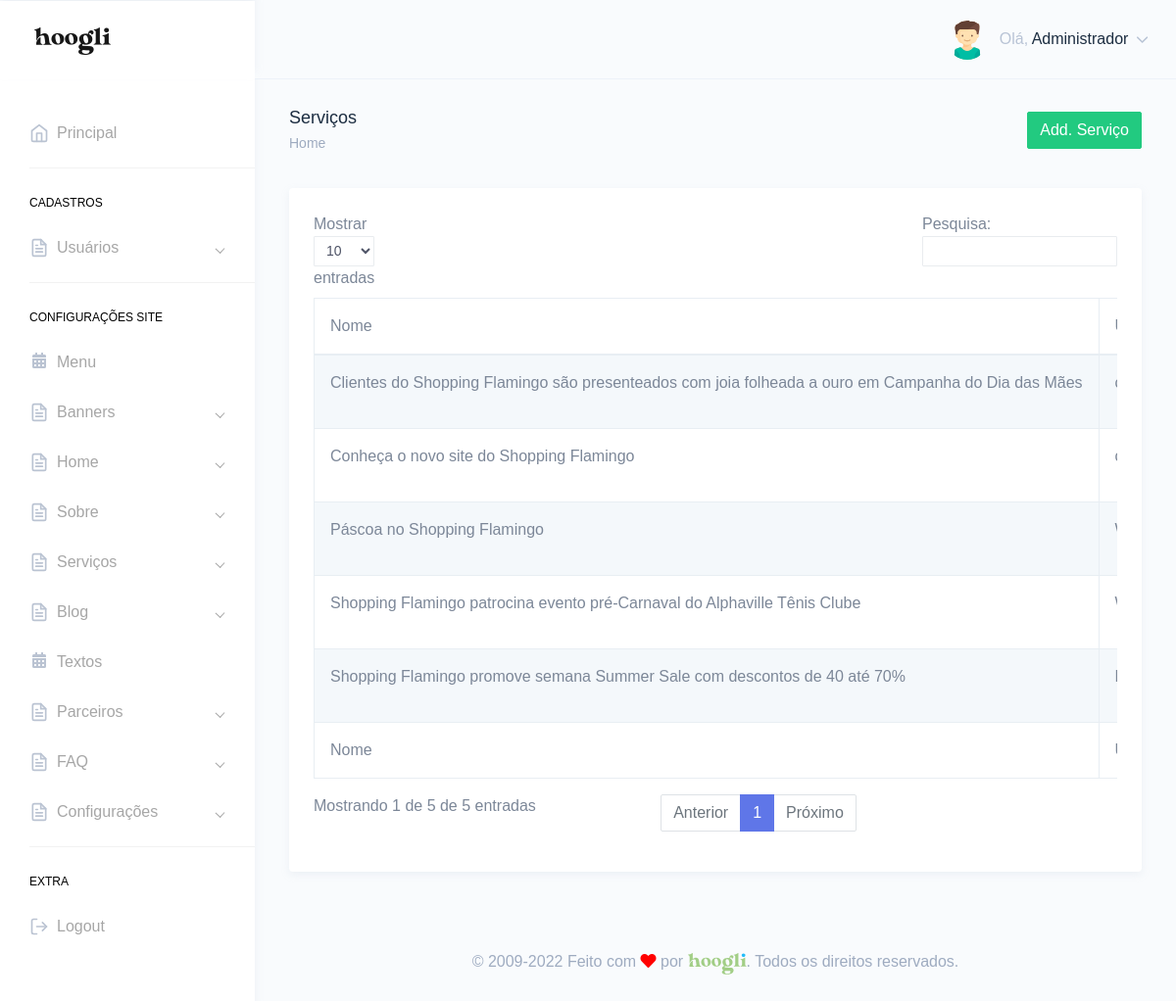
/painel/servicos.php (signed in), run on the app's committed database.
### tables this page shows
CREATE TABLE `tbl_usuarios` (
  `id` int(11) NOT NULL,
  `nome` varchar(250) DEFAULT NULL,
  `email` varchar(250) DEFAULT NULL,
  `telefone` varchar(250) DEFAULT NULL,
  `endereco` varchar(250) DEFAULT NULL,
  `cpf` varchar(100) DEFAULT NULL,
  `login` varchar(100) DEFAULT NULL,
  `senha` varchar(100) DEFAULT NULL,
  `foto` varchar(250) DEFAULT NULL,
  `id_cargo` int(11) DEFAULT NULL,
  `sexo` varchar(2) DEFAULT NULL,
  `perm_cad_usuario` varchar(2) DEFAULT NULL,
  `perm_relatorio` varchar(2) DEFAULT NULL,
  `perm_add_usuario` varchar(2) DEFAULT NULL,
  `perm_edit_usuario` varchar(2) DEFAULT NULL,
  `perm_del_usuario` varchar(2) DEFAULT NULL,
  `perm_cad_contato` varchar(2) DEFAULT NULL,
  `perm_edit_contato` varchar(2) DEFAULT NULL,
  `perm_del_contato` varchar(2) DEFAULT NULL,
  `perm_edit_contato_nf` varchar(3) DEFAULT NULL,
  `perm_pag_principal_rm` varchar(2) DEFAULT NULL,
  `perm_pag_principal_uc` varchar(2) DEFAULT NULL,
  `admin_geral` varchar(2) DEFAULT NULL,
  `data_frase` date DEFAULT NULL,
  `id_frase` int(11) DEFAULT NULL,
  `frase_lida` varchar(2) DEFAULT NULL
);

CREATE TABLE `tbl_servicos` (
  `id` int(11) NOT NULL,
  `titulo` varchar(250) DEFAULT NULL,
  `descricao` text DEFAULT NULL,
  `id_cat` int(11) DEFAULT NULL,
  `meta_title` text DEFAULT NULL,
  `meta_keywords` text DEFAULT NULL,
  `meta_description` text DEFAULT NULL,
  `foto` varchar(250) DEFAULT NULL,
  `url_amigavel` varchar(250) DEFAULT NULL,
  `breve` text DEFAULT NULL,
  `banner_texto` text DEFAULT NULL,
  `sesao1_tem_video` enum('S','N') DEFAULT 'N',
  `sessao1_embed` varchar(255) DEFAULT NULL,
  `sessao1_thumb` varchar(255) DEFAULT NULL,
  `sessao1_video_descricao` text DEFAULT NULL,
  `sessao1_foto` varchar(250) DEFAULT NULL,
  `sessao1_titulo` varchar(250) DEFAULT NULL,
  `sessao1_titulo2` varchar(255) DEFAULT NULL,
  `sessao1_titulo3` varchar(255) DEFAULT NULL,
  `sessao1_texto3` text DEFAULT NULL,
  `sessao1_texto` text DEFAULT NULL,
  `sessao2_foto` varchar(250) DEFAULT NULL,
  `sessao2_titulo` varchar(250) DEFAULT NULL,
  `sessao2_texto` text DEFAULT NULL,
  `sessao2_titulo2` varchar(255) DEFAULT NULL,
  `sessao2_texto2` text DEFAULT NULL,
  `sessao2_botao2` varchar(255) DEFAULT NULL,
  `sessao2_foto2` varchar(255) DEFAULT NULL,
  `sessao2_botao` varchar(255) DEFAULT NULL,
  `sessao3_titulo` varchar(250) DEFAULT NULL,
  `sessao3_titulo2` varchar(255) DEFAULT NULL,
  `sessao3_texto` text DEFAULT NULL,
  `topico1_foto` varchar(250) DEFAULT NULL,
  `topico1_titulo` varchar(250) DEFAULT NULL,
  `topico1_texto` text DEFAULT NULL,
  `topico2_foto` varchar(250) DEFAULT NULL,
  `topico2_titulo` varchar(250) DEFAULT NULL,
  `topico2_texto` text DEFAULT NULL,
  `topico3_foto` varchar(250) DEFAULT NULL,
  `topico3_titulo` varchar(250) DEFAULT NULL,
  `topico3_texto` text DEFAULT NULL,
  `topico4_foto` varchar(250) DEFAULT NULL,
  `topico4_titulo` varchar(250) DEFAULT NULL,
  `topico4_texto` text DEFAULT NULL,
  `sessao4_foto` varchar(250) DEFAULT NULL,
  `sessao4_titulo` varchar(250) DEFAULT NULL,
  `sessao4_titulo2` varchar(255) DEFAULT NULL,
  `sessao4_texto` text DEFAULT NULL,
  `sessao4_icone` varchar(255) DEFAULT NULL,
  `sessao5_titulo` varchar(250) DEFAULT NULL,
  `sessao5_foto` varchar(255) DEFAULT NULL,
  `sessao5_texto` text DEFAULT NULL,
  `sessao6_titulo` varchar(255) DEFAULT NULL,
  `sessao6_foto` varchar(255) DEFAULT NULL,
  `sessao6_texto` text DEFAULT NULL,
  `contato_titulo` varchar(250) DEFAULT NULL,
  `contato_texto` text DEFAULT NULL,
  `contato_foto` varchar(255) DEFAULT NULL,
  `contato_botao` varchar(255) DEFAULT NULL,
  `diferenca1_foto` varchar(250) DEFAULT NULL,
  `diferenca1_titulo` varchar(250) DEFAULT NULL,
  `diferenca1_texto` text DEFAULT NULL,
  `diferenca2_foto` varchar(250) DEFAULT NULL,
  `diferenca2_titulo` varchar(250) DEFAULT NULL,
  `diferenca2_texto` text DEFAULT NULL,
  `diferenca3_foto` varchar(250) DEFAULT NULL,
  `diferenca3_titulo` varchar(250) DEFAULT NULL,
  `diferenca3_texto` text DEFAULT NULL,
  `imagem_final` varchar(250) DEFAULT NULL,
  `imagem_mobile_final` varchar(250) DEFAULT NULL,
  `icone` varchar(255) DEFAULT NULL,
  `botao` varchar(255) DEFAULT NULL,
  `sessao1_link_botao` varchar(250) DEFAULT NULL,
  `sessao1_nome_botao` varchar(250) DEFAULT NULL,
  `sessao2_link_botao` varchar(250) DEFAULT NULL,
  `sessao2_nome_botao` varchar(250) DEFAULT NULL,
  `sessao3_link_botao` varchar(250) DEFAULT NULL,
  `sessao3_nome_botao` varchar(250) DEFAULT NULL,
  `contato_titulo2` varchar(250) DEFAULT NULL,
  `sessao3_foto` varchar(250) DEFAULT NULL,
  `sessao1_paralax` varchar(250) DEFAULT NULL,
  `sessao2_paralax` varchar(250) DEFAULT NULL,
  `sessao3_paralax` varchar(250) DEFAULT NULL,
  `sessao4_nome_botao` varchar(250) DEFAULT NULL,
  `sessao4_link_botao` varchar(100) DEFAULT NULL,
  `ordem` varchar(20) NOT NULL,
  `sessao5_titulo2` varchar(255) DEFAULT NULL,
  `sessao5_nome_botao` varchar(250) DEFAULT NULL,
  `sessao5_link_botao` varchar(100) DEFAULT NULL,
  `sessao6_titulo2` varchar(255) DEFAULT NULL,
  `sessao6_nome_botao` varchar(250) DEFAULT NULL,
  `sessao6_link_botao` varchar(100) DEFAULT NULL
);

### Connection/con-pdo.php (called while the page is built, shortened)
<?php
$conInstanciada = '';
if(empty($conInstanciada)) {
	class Conexao {
		private static $pdo;
		public static function getInstance() {
		if (!isset(self::$pdo)) {
		 try {
		  $opcoes = array(PDO::MYSQL_ATTR_INIT_COMMAND => 'SET NAMES utf8', PDO::ATTR_PERSISTENT => TRUE);
		  self::$pdo = new PDO("mysql:host=" . HOST . "; dbname=" . DBNAME . "; charset=" . CHARSET . ";", USER, PASSWORD, $opcoes);
		  self::$pdo->setAttribute(PDO::ATTR_ERRMODE, PDO::ERRMODE_EXCEPTION);
		 } catch (PDOException $e) {
		  print "Erro: " . $e->getMessage();
		 }
		}
		return self::$pdo;
		}
	}
}

### Class/acesso.class.php (called while the page is built, shortened)
<?php
$AcessoInstanciada = '';
if(empty($AcessoInstanciada)) {
	if(file_exists('Connection/conexao.php')) {
		require_once('Connection/con-pdo.php');
		require_once('Class/funcoes.php');
	} else {
		require_once('../Connection/con-pdo.php');
		require_once('../Class/funcoes.php');
	}
	class Acesso {
		private $pdo = null;
		private static $Acesso = null;
		private function __construct($conexao){
			$this->pdo = $conexao;
		}
		public static function getInstance($conexao){
			if (!isset(self::$Acesso)):
				self::$Acesso = new Acesso($conexao);
			endif;
			return self::$Acesso;
		}
		function rsDados($id='', $idCargo='', $orderBy='', $limite='') {
			$sqlLimite = '';
			$sqlOrdem = '';
			$sql = '';
			$nCampos = 0;
			if(!empty($id)) {
				$sql .= " and id = ?";
				$nCampos++;
				$campo[$nCampos] = $id;
			}
			try{
				$sql = "SELECT * FROM tbl_usuarios where 1=1 $sql $sqlOrdem $sqlLimite";
				$stm = $this->pdo->prepare($sql);
				for($i=1; $i<=$nCampos; $i++) {
					$stm->bindValue($i, $campo[$i]);
				}
				$stm->execute();
				$rsDados = $stm->fetchAll(PDO::FETCH_OBJ);
				if($id <> '' or $limite == 1) {
					return($rsDados[0]);
				} else {
					return($rsDados);
				}
			} catch(PDOException $erro){
				echo $erro->getMessage();
			}
		}
	}
}

### painel/verifica.php (called while the page is built, shortened)
<?php
include "../Class/acesso.class.php";
$verificaRestrito = Acesso::getInstance(Conexao::getInstance());
 include "../Class/servicos.class.php";
$servicos = Servicos::getInstance(Conexao::getInstance());
$verificaRestrito->restritoAdmin();
$dadosUsuarioLogado = $verificaRestrito->rsDados($_SESSION['dadosLogado']->id);
?>

### Class/funcoes.php (called while the page is built, shortened)
<?php
  function icone_genero($genero) {
    switch ($genero) {
      case "M": return "assets/images/avatars/boy.svg"; break;
    }
  }
?>

### Class/servicos.class.php (called while the page is built, shortened)
<?php
$ServicosInstanciada = '';
if(empty($ServicosInstanciada)) {
	if(file_exists('Connection/conexao.php')) {
		require_once('Connection/con-pdo.php');
		require_once('Class/funcoes.php');
	} else {
		require_once('../Connection/con-pdo.php');
		require_once('../Class/funcoes.php');
	}
	class Servicos {
		private $pdo = null;
		private static $Servicos = null;
		private function __construct($conexao){
			$this->pdo = $conexao;
		}
		public static function getInstance($conexao){
			if (!isset(self::$Servicos)):
				self::$Servicos = new Servicos($conexao);
			endif;
			return self::$Servicos;
		}
		function rsDados($id='', $orderBy='', $limite='', $idCat='', $idDiferente='', $url_amigavel='') {
			$nCampos = 0;
			$sql = '';
			$sqlOrdem = '';
			$sqlLimite = '';
			try{
				$sql = "SELECT * FROM tbl_servicos where 1=1 $sql $sqlOrdem $sqlLimite";
				$stm = $this->pdo->prepare($sql);
				for($i=1; $i<=$nCampos; $i++) {
					$stm->bindValue($i, $campo[$i]);
				}
				$stm->execute();
				$rsDados = $stm->fetchAll(PDO::FETCH_OBJ);
				if($id <> '' or $limite == 1 or $url_amigavel <> '') {
					return($rsDados[0]);
				} else {
					return($rsDados);
				}
			} catch(PDOException $erro){
				echo $erro->getMessage();
			}
		}
	}
}

### painel/servicos.php (the view, shortened to what this page needs)
<?php include "verifica.php";
$puxaServicos = $servicos->rsDados();
?>
<!DOCTYPE html>
<html dir="ltr" lang="pt-br">
<head>
    <link href="dist/css/style.min.css" rel="stylesheet">
</head>
<body>
    <div id="main-wrapper" data-theme="light" data-layout="vertical" data-navbarbg="skin6" data-sidebartype="full" data-sidebar-position="fixed" data-header-position="fixed" data-boxed-layout="full">
      <?php include "header.php";?>
       <?php include "inc-menu-lateral.php";?>
        <div class="page-wrapper">
            <div class="page-breadcrumb">
                <div class="row">
                    <div class="col-7 align-self-center">
                        <h4 class="page-title text-truncate text-dark font-weight-medium mb-1">Serviços</h4>
                        <div class="d-flex align-items-center">
                            <nav aria-label="breadcrumb">
                                <ol class="breadcrumb m-0 p-0">
                                    <li class="breadcrumb-item"><a href="." class="text-muted">Home</a></li>
                                </ol>
                            </nav>
                        </div>
                    </div>
                    <div class="col-5 align-self-center">
                        <a href="add-servico.php" class="btn btn-success float-right">Add. Serviço</a>
                    </div>
                </div>
            </div>
            <div class="container-fluid">
                <div class="row">
                    <div class="col-12">
                        <div class="card">
                            <div class="card-body">
                                <div class="table-responsive">
                                    <table id="zero_config" class="table table-striped table-bordered no-wrap">
                                        <thead>
                                            <tr>
                                                <th>Nome</th>
                                                <th>URL Amigavel</th>
                                            </tr>
                                        </thead>
                                        <tbody>
                                            <?php
                                            if(count($puxaServicos) > 0){
                                            foreach($puxaServicos as $servico){?>
                                            <tr>
                                                <td><?php echo $servico->titulo;?></td>
                                                <td><?php echo $servico->url_amigavel;?></td>
                                            </tr>
                                            <?php } }?>
                                        </tbody>
                                        <tfoot>
                                            <tr>
                                                <th>Nome</th>
                                                <th>URL Amigavel</th>
                                            </tr>
                                        </tfoot>
                                    </table>
                                </div>
                            </div>
                        </div>
                    </div>
                </div>
            </div>
        <?php include "footer.php";?>
        </div>
    </div>
</body>
</html>

### painel/header.php (shortened to what this page needs)
<header class="topbar" data-navbarbg="skin6">
            <nav class="navbar top-navbar navbar-expand-md">
                <div class="navbar-header" data-logobg="skin6">
                    <div class="navbar-brand">
                        <a href=".">
                            <span class="logo-text">
                                <img src="assets/images/hoogli_logo.png" alt="homepage" class="dark-logo" />
                            </span>
                        </a>
                    </div>
                </div>
                <div class="navbar-collapse collapse" id="navbarSupportedContent">
                    <ul class="navbar-nav float-right">
                        <li class="nav-item dropdown">
                            <a class="nav-link dropdown-toggle" href="javascript:void(0)" data-toggle="dropdown"
                                aria-haspopup="true" aria-expanded="false">
                                <?php if(!empty($dadosUsuarioLogado->foto)){?>
                                <img src="../img/<?php echo $dadosUsuarioLogado->foto;?>" alt="<?php echo $dadosUsuarioLogado->nome;?>" class="rounded-circle" width="40">
                                <?php }else{?>
                                <img src="<?php echo icone_genero($dadosUsuarioLogado->sexo);?>" alt="<?php echo $dadosUsuarioLogado->nome;?>" class="rounded-circle" width="40">
                                <?php }?>
                                <span class="ml-2 d-none d-lg-inline-block"><span>Olá,</span> <span
                                        class="text-dark"><?php echo $dadosUsuarioLogado->nome;?></span> <i data-feather="chevron-down"
                                        class="svg-icon"></i></span>
                            </a>
                        </li>
                    </ul>
                </div>
            </nav>
        </header>

### data on the page
tbl_usuarios: nome "Administrador"
tbl_servicos: titulo "Shopping Flamingo promove semana Summer Sale com descontos de 40 até 70%"
tbl_servicos: titulo "Shopping Flamingo patrocina evento pré-Carnaval do Alphaville Tênis Clube"
tbl_servicos: titulo "Páscoa no Shopping Flamingo"
tbl_servicos: titulo "Conheça o novo site do Shopping Flamingo"
tbl_servicos: titulo "Clientes do Shopping Flamingo são presenteados com joia folheada a ouro em Campanha do Dia das Mães"
